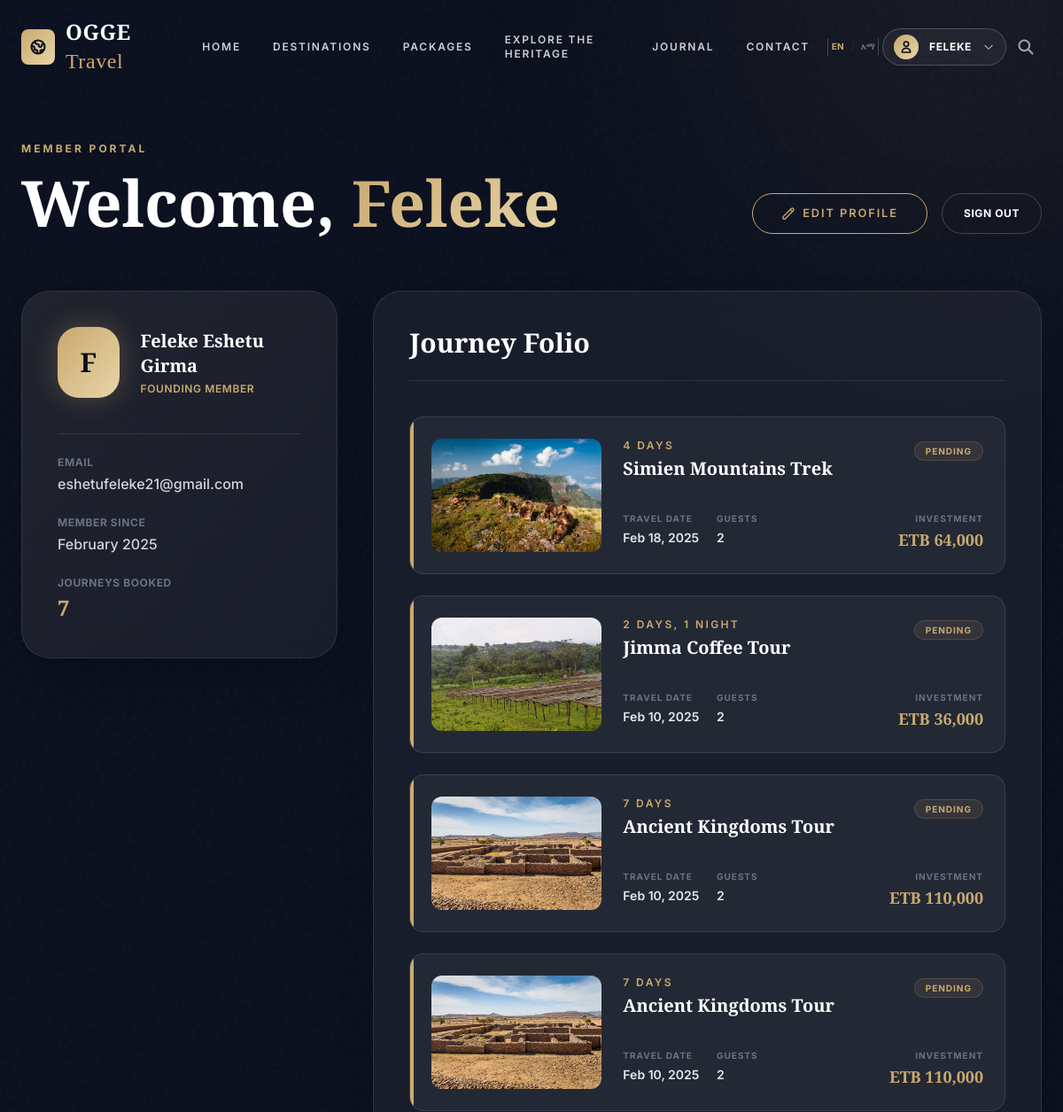
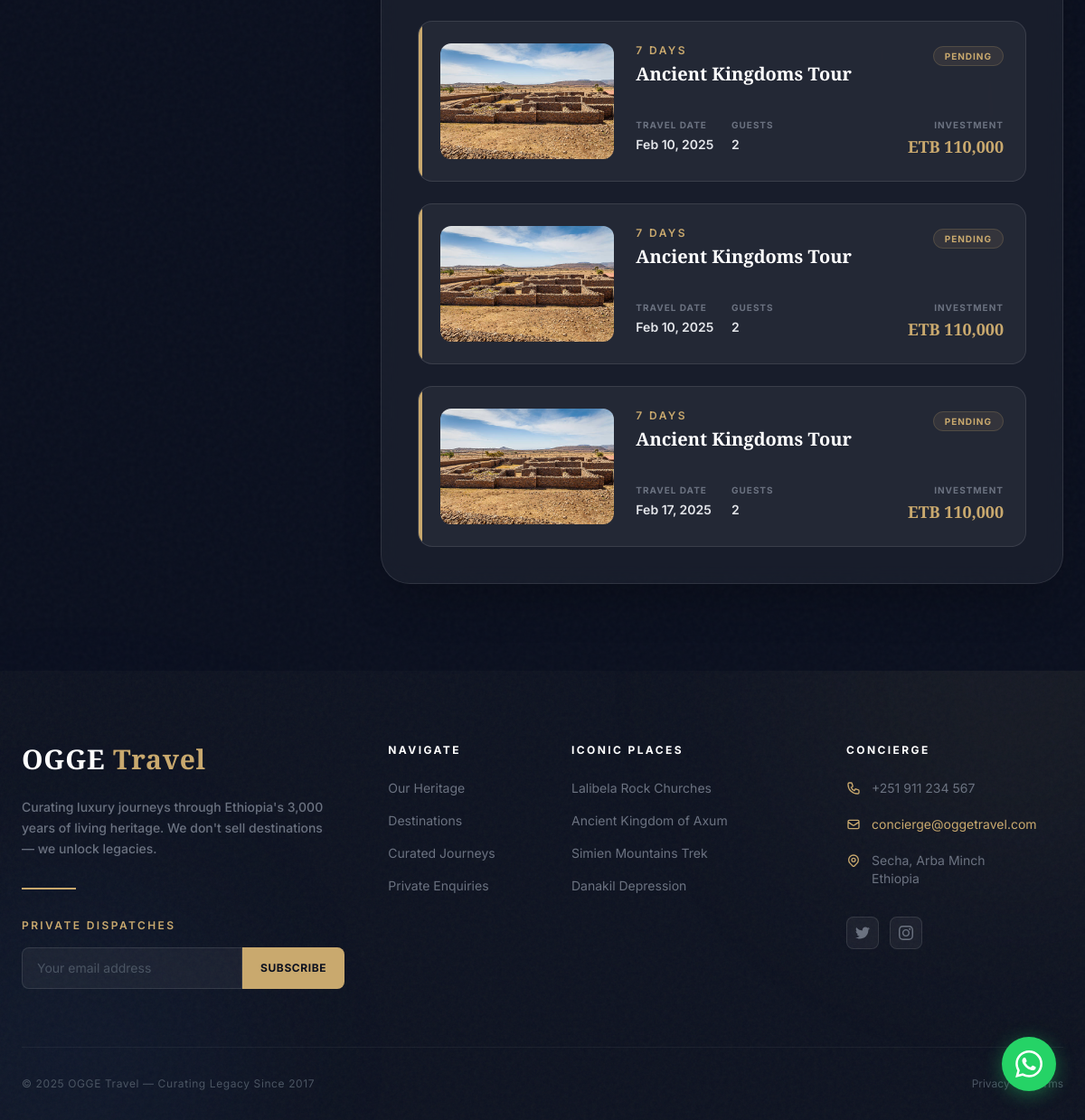
The page /pages/profile.php (signed in) on the database its author committed (2 pictures, top to bottom).
### tables this page shows
CREATE TABLE `users` (
  `id` int(11) NOT NULL,
  `name` varchar(255) NOT NULL,
  `email` varchar(255) NOT NULL,
  `password` varchar(255) NOT NULL,
  `role` varchar(50) DEFAULT 'user',
  `created_at` timestamp NOT NULL DEFAULT current_timestamp()
);

CREATE TABLE `bookings` (
  `id` int(11) NOT NULL,
  `user_id` int(11) NOT NULL,
  `package_id` int(11) NOT NULL,
  `start_date` date NOT NULL,
  `travelers` int(11) NOT NULL,
  `special_requests` text DEFAULT NULL,
  `status` enum('pending','confirmed','cancelled') DEFAULT 'pending',
  `created_at` timestamp NOT NULL DEFAULT current_timestamp()
);

CREATE TABLE `packages` (
  `id` int(11) NOT NULL,
  `title` varchar(255) NOT NULL,
  `destination_id` int(11) NOT NULL,
  `duration` varchar(100) NOT NULL,
  `price` decimal(10,2) NOT NULL,
  `image_url` varchar(255) NOT NULL,
  `created_at` timestamp NOT NULL DEFAULT current_timestamp(),
  `description` text NOT NULL
);

### pages/profile.php (the view, shortened to what this page needs)
<?php
include("../includes/db-connect.php");
$user_id = $_SESSION['user_id'];
$stmt = $db->prepare("SELECT * FROM users WHERE id = ?");
$stmt->bind_param("i", $user_id);
$stmt->execute();
$user = $stmt->get_result()->fetch_assoc();
$stmt = $db->prepare("SELECT b.*, p.title, p.image_url, p.price, p.duration FROM bookings b JOIN packages p ON b.package_id = p.id WHERE b.user_id = ? ORDER BY b.created_at DESC");
$stmt->bind_param("i", $user_id);
$stmt->execute();
$bookings = $stmt->get_result()->fetch_all(MYSQLI_ASSOC);
?>
<!DOCTYPE html>
<html lang="en">
<head>
    <script src="https://cdn.tailwindcss.com"></script>
    <link rel="stylesheet" href="../assets/css/style.css">
    <link rel="stylesheet" href="../assets/css/luxury.css">
</head>
<body class="bg-[#0a0f1e] min-h-screen grain-overlay" style="font-family:'Inter',sans-serif;">
    <?php include('../includes/header.php'); ?>
    <div class="fixed top-0 right-0 w-[600px] h-[600px] bg-[#c9a96e] rounded-full blur-[150px] opacity-[0.08] pointer-events-none z-0 -translate-y-1/2 translate-x-1/3"></div>
    <section class="relative pt-40 pb-16 z-10">
        <div class="container mx-auto px-6 max-w-7xl">
            <div class="flex flex-col md:flex-row md:items-end justify-between gap-8 reveal">
                <div>
                    <span class="text-[#c9a96e] text-xs font-bold uppercase tracking-[0.25em] block mb-4">Member Portal</span>
                    <h1 class="text-5xl md:text-7xl text-white" style="font-family:'Playfair Display',serif; font-weight:800;">
                        Welcome, <span class="text-champagne-gradient"><?= htmlspecialchars(explode(' ', $user['name'])[0]) ?></span>
                    </h1>
                </div>
                <div class="flex gap-4">
                    <a href="edit-profile.php" class="btn-outline px-6 py-3 text-xs flex items-center bg-[#0a0f1e] hover:bg-[#c9a96e] hover:text-[#0a0f1e] hover:border-[#c9a96e] transition-colors">
                        <svg class="w-4 h-4 mr-2" fill="none" stroke="currentColor" viewBox="0 0 24 24"><path stroke-linecap="round" stroke-linejoin="round" stroke-width="2" d="M15.232 5.232l3.536 3.536m-2.036-5.036a2.5 2.5 0 113.536 3.536L6.5 21.036H3v-3.572L16.732 3.732z"></path></svg>
                        Edit Profile
                    </a>
                    <a href="../includes/logout.php" class="px-6 py-3 text-xs text-white border border-white/20 rounded-full uppercase tracking-wider font-bold hover:bg-white/10 transition-colors flex items-center">
                        Sign Out
                    </a>
                </div>
            </div>
        </div>
    </section>
    <div class="container mx-auto px-6 pb-24 max-w-7xl relative z-10">
        <div class="grid lg:grid-cols-12 gap-10">
            <div class="lg:col-span-4 space-y-8">
                <div class="bg-white/5 backdrop-blur-md border border-white/10 rounded-[2rem] p-10 reveal shadow-2xl relative overflow-hidden">
                    <div class="absolute inset-0 bg-gradient-to-br from-[#c9a96e]/10 to-transparent opacity-50"></div>
                    <div class="relative z-10">
                        <div class="flex items-center gap-6 mb-10">
                            <div class="w-20 h-20 bg-gradient-to-br from-[#c9a96e] to-[#e8d5a8] rounded-[1.5rem] flex items-center justify-center shadow-[0_0_30px_rgba(201,169,110,0.3)]">
                                <span class="text-3xl font-bold text-[#0a0f1e]" style="font-family:'Playfair Display',serif;"><?= strtoupper(substr($user['name'], 0, 1)) ?></span>
                            </div>
                            <div>
                                <p class="text-white text-xl font-bold" style="font-family:'Playfair Display',serif;"><?= htmlspecialchars($user['name']) ?></p>
                                <p class="text-[#c9a96e] text-xs font-semibold uppercase tracking-wider mt-1">Founding Member</p>
                            </div>
                        </div>
                        <div class="space-y-6 pt-6 border-t border-white/10">
                            <div>
                                <p class="text-xs font-bold text-gray-500 uppercase tracking-wider mb-1">Email</p>
                                <p class="text-gray-300 font-medium break-all"><?= htmlspecialchars($user['email']) ?></p>
                            </div>
                            <div>
                                <p class="text-xs font-bold text-gray-500 uppercase tracking-wider mb-1">Member Since</p>
                                <p class="text-gray-300 font-medium"><?= date('F Y', strtotime($user['created_at'])) ?></p>
                            </div>
                            <div>
                                <p class="text-xs font-bold text-gray-500 uppercase tracking-wider mb-1">Journeys Booked</p>
                                <p class="text-[#c9a96e] text-2xl font-bold" style="font-family:'Playfair Display',serif;"><?= count($bookings) ?></p>
                            </div>
                        </div>
                    </div>
                </div>
            </div>
            <div class="lg:col-span-8">
                <div class="bg-white/5 backdrop-blur-md border border-white/10 rounded-[2rem] p-10 reveal shadow-2xl h-full">
                    <h2 class="text-3xl text-white mb-10 pb-6 border-b border-white/10" style="font-family:'Playfair Display',serif; font-weight:700;">Journey Folio</h2>
                    <?php if (empty($bookings)): ?>
                        <div class="text-center py-20">
                            <div class="w-24 h-24 bg-[#c9a96e]/10 border border-[#c9a96e]/20 rounded-full flex items-center justify-center mx-auto mb-8 shadow-[0_0_20px_rgba(201,169,110,0.1)]">
                                <svg class="w-10 h-10 text-[#c9a96e]" fill="none" stroke="currentColor" viewBox="0 0 24 24"><path stroke-linecap="round" stroke-linejoin="round" stroke-width="1.5" d="M12 19l9 2-9-18-9 18 9-2zm0 0v-8"></path></svg>
                            </div>
                            <h3 class="text-2xl text-white mb-3" style="font-family:'Playfair Display',serif; font-weight:700;">No adventures yet</h3>
                            <p class="text-gray-400 mb-10 max-w-sm mx-auto text-sm leading-relaxed">Your journey folio is currently empty. The extraordinary awaits.</p>
                            <a href="packages.php" class="btn-champagne">
                                Discover the Extraordinary
                                <svg class="w-4 h-4 ml-2" fill="none" stroke="currentColor" viewBox="0 0 24 24"><path stroke-linecap="round" stroke-linejoin="round" stroke-width="2" d="M17 8l4 4m0 0l-4 4m4-4H3"></path></svg>
                            </a>
                        </div>
                    <?php else: ?>
                        <div class="space-y-6">
                            <?php foreach ($bookings as $booking): ?>
                            <div class="group bg-white/5 border border-white/10 rounded-2xl p-6 hover:bg-white/10 transition-all duration-500 hover:border-[#c9a96e]/30 flex flex-col md:flex-row gap-6 relative overflow-hidden">
                                <?php
                                $accentColor = match($booking['status']) {
                                    'confirmed' => 'bg-green-500',
                                    'cancelled' => 'bg-red-500',
                                    default => 'bg-[#c9a96e]'
                                };
                                ?>
                                <div class="absolute left-0 top-0 bottom-0 w-1 <?= $accentColor ?>"></div>
                                <div class="w-full md:w-48 h-32 shrink-0 rounded-xl overflow-hidden relative">
                                    <img src="<?= htmlspecialchars($booking['image_url']) ?>" class="w-full h-full object-cover group-hover:scale-105 transition-transform duration-700" alt="">
                                </div>
                                <div class="flex-grow flex flex-col justify-between">
                                    <div class="flex flex-col md:flex-row md:justify-between md:items-start gap-4">
                                        <div>
                                            <p class="text-[#c9a96e] text-xs font-semibold uppercase tracking-[0.2em] mb-1">
                                                <?= htmlspecialchars($booking['duration'] ?? 'Curated Journey') ?>
                                            </p>
                                            <h4 class="text-xl text-white font-bold" style="font-family:'Playfair Display',serif;">
                                                <?= htmlspecialchars($booking['title']) ?>
                                            </h4>
                                        </div>
                                        <div class="text-left md:text-right">
                                            <?php
                                            $badgeStyle = match($booking['status']) {
                                                'confirmed' => 'text-green-400 bg-green-400/10 border-green-400/20',
                                                'cancelled' => 'text-red-400 bg-red-400/10 border-red-400/20',
                                                default => 'text-[#c9a96e] bg-[#c9a96e]/10 border-[#c9a96e]/20'
                                            };
                                            ?>
                                            <span class="px-3 py-1 text-[10px] font-bold uppercase tracking-widest rounded-full border <?= $badgeStyle ?>">
                                                <?= ucfirst($booking['status']) ?>
                                            </span>
                                        </div>
                                    </div>
                                    <div class="grid grid-cols-2 md:grid-cols-4 gap-4 mt-6">
                                        <div>
                                            <p class="text-[10px] font-bold text-gray-500 uppercase tracking-widest">Travel Date</p>
                                            <p class="text-sm font-semibold text-gray-200 mt-1"><?= date('M j, Y', strtotime($booking['start_date'])) ?></p>
                                        </div>
                                        <div>
                                            <p class="text-[10px] font-bold text-gray-500 uppercase tracking-widest">Guests</p>
                                            <p class="text-sm font-semibold text-gray-200 mt-1"><?= $booking['travelers'] ?></p>
                                        </div>
                                        <div class="md:col-span-2 md:text-right">
                                            <p class="text-[10px] font-bold text-gray-500 uppercase tracking-widest">Investment</p>
                                            <p class="text-lg font-bold text-[#c9a96e] mt-0.5" style="font-family:'Playfair Display',serif;">ETB <?= number_format($booking['price'] * $booking['travelers']) ?></p>
                                        </div>
                                    </div>
                                </div>
                            </div>
                            <?php endforeach; ?>
                        </div>
                    <?php endif; ?>
                </div>
            </div>
        </div>
    </div>
    <?php include('../includes/footer.php'); ?>
</body>
</html>

### assets/css/style.css (style rules this page uses)
html, :host { line-height: 1.5; -webkit-text-size-adjust: 100%; -moz-tab-size: 4; -o-tab-size: 4; tab-size: 4; font-family: ui-sans-serif, system-ui, sans-serif, "Apple Color Emoji", "Segoe UI Emoji", "Segoe UI Symbol", "Noto Color Emoji"; font-feature-settings: normal; font-variation-settings: normal; -webkit-tap-highlight-color: transparent; }
body { margin: 0; line-height: inherit; }
h1, h2, h3, h4, h5, h6 { font-size: inherit; font-weight: inherit; }
a { color: inherit; text-decoration: inherit; }
blockquote, dl, dd, h1, h2, h3, h4, h5, h6, hr, figure, p, pre { margin: 0; }
img, svg, video, canvas, audio, iframe, embed, object { display: block; vertical-align: middle; }
img, video { max-width: 100%; height: auto; }
.container { width: 100%; }
@media (min-width: 640px) { .container { max-width: 640px; } }
@media (min-width: 768px) { .container { max-width: 768px; } }
@media (min-width: 1024px) { .container { max-width: 1024px; } }
.absolute { position: absolute; }
.relative { position: relative; }
.inset-0 { inset: 0px; }
.bottom-0 { bottom: 0px; }
.left-0 { left: 0px; }
.right-0 { right: 0px; }
.mx-auto { margin-left: auto; margin-right: auto; }
.mb-4 { margin-bottom: 1rem; }
.mr-2 { margin-right: 0.5rem; }
.mt-6 { margin-top: 1.5rem; }
.block { display: block; }
.flex { display: flex; }
.grid { display: grid; }
.h-32 { height: 8rem; }
.h-4 { height: 1rem; }
.h-full { height: 100%; }
.min-h-screen { min-height: 100vh; }
.w-1 { width: 0.25rem; }
.w-4 { width: 1rem; }
.w-full { width: 100%; }
.flex-col { flex-direction: column; }
.items-center { align-items: center; }
.justify-center { justify-content: center; }
.justify-between { justify-content: space-between; }
.gap-4 { gap: 1rem; }
.gap-6 { gap: 1.5rem; }
.gap-8 { gap: 2rem; }
.space-y-6 > :not([hidden]) ~ :not([hidden]) { --tw-space-y-reverse: 0; margin-top: calc(1.5rem * calc(1 - var(--tw-space-y-reverse))); margin-bottom: calc(1.5rem * var(--tw-space-y-reverse)); }
.overflow-hidden { overflow: hidden; }
.rounded-2xl { border-radius: 1rem; }
.rounded-full { border-radius: 9999px; }
.rounded-xl { border-radius: 0.75rem; }
.border { border-width: 1px; }
.border-b { border-bottom-width: 1px; }
.border-t { border-top-width: 1px; }
.to-transparent { --tw-gradient-to: transparent var(--tw-gradient-to-position); }
.object-cover { -o-object-fit: cover; object-fit: cover; }
.p-6 { padding: 1.5rem; }
.px-3 { padding-left: 0.75rem; padding-right: 0.75rem; }
.px-6 { padding-left: 1.5rem; padding-right: 1.5rem; }
.py-1 { padding-top: 0.25rem; padding-bottom: 0.25rem; }
.py-3 { padding-top: 0.75rem; padding-bottom: 0.75rem; }
.text-left { text-align: left; }
.text-2xl { font-size: 1.5rem; line-height: 2rem; }
.text-3xl { font-size: 1.875rem; line-height: 2.25rem; }
.text-lg { font-size: 1.125rem; line-height: 1.75rem; }
.text-sm { font-size: 0.875rem; line-height: 1.25rem; }
.text-xl { font-size: 1.25rem; line-height: 1.75rem; }
.text-xs { font-size: 0.75rem; line-height: 1rem; }
.font-bold { font-weight: 700; }
.font-medium { font-weight: 500; }
.font-semibold { font-weight: 600; }
.uppercase { text-transform: uppercase; }
.tracking-wider { letter-spacing: 0.05em; }
.text-gray-200 { --tw-text-opacity: 1; color: rgb(229 231 235 / var(--tw-text-opacity, 1)); }
.text-gray-500 { --tw-text-opacity: 1; color: rgb(107 114 128 / var(--tw-text-opacity, 1)); }
.text-white { --tw-text-opacity: 1; color: rgb(255 255 255 / var(--tw-text-opacity, 1)); }
.opacity-50 { opacity: 0.5; }
.transition-colors { transition-property: color, background-color, border-color, text-decoration-color, fill, stroke; transition-timing-function: cubic-bezier(0.4, 0, 0.2, 1); transition-duration: 150ms; }
.transition-transform { transition-property: transform; transition-timing-function: cubic-bezier(0.4, 0, 0.2, 1); transition-duration: 150ms; }
@media (min-width: 768px) { .md\:grid-cols-4 { grid-template-columns: repeat(4, minmax(0, 1fr)); } }
@media (min-width: 768px) { .md\:flex-row { flex-direction: row; } }

### rows shown on the page
users: name "Feleke", name "F", name "Feleke Eshetu Girma", email "eshetufeleke21@gmail.com", created_at "February 2025"
bookings: package.image_url (picture), package.duration "4 DAYS", package.title "Simien Mountains Trek", status "PENDING", start_date "Feb 18, 2025", travelers "2", $booking['price'] * $booking['travelers'] "64,000"
bookings: package.image_url (picture), package.duration "2 DAYS, 1 NIGHT", package.title "Jimma Coffee Tour", status "PENDING", start_date "Feb 10, 2025", travelers "2", $booking['price'] * $booking['travelers'] "36,000"
bookings: package.image_url (picture), package.duration "7 DAYS", package.title "Ancient Kingdoms Tour", status "PENDING", start_date "Feb 10, 2025", travelers "2", $booking['price'] * $booking['travelers'] "110,000"
bookings: package.image_url (picture), package.duration "7 DAYS", package.title "Ancient Kingdoms Tour", status "PENDING", start_date "Feb 10, 2025", travelers "2", $booking['price'] * $booking['travelers'] "110,000"
bookings: package.image_url (picture), package.duration "7 DAYS", package.title "Ancient Kingdoms Tour", status "PENDING", start_date "Feb 10, 2025", travelers "2", $booking['price'] * $booking['travelers'] "110,000"
bookings: package.image_url (picture), package.duration "7 DAYS", package.title "Ancient Kingdoms Tour", status "PENDING", start_date "Feb 10, 2025", travelers "2", $booking['price'] * $booking['travelers'] "110,000"
bookings: package.image_url (picture), package.duration "7 DAYS", package.title "Ancient Kingdoms Tour", status "PENDING", start_date "Feb 17, 2025", travelers "2", $booking['price'] * $booking['travelers'] "110,000"

### other values the page prints
__t('home') "HOME"
__t('destinations') "DESTINATIONS"
__t('packages') "PACKAGES"
__t('explore') "EXPLORE THE HERITAGE"
__t('journal') "JOURNAL"
__t('contact') "CONTACT"
explode(' ', $_SESSION['user_name'] ?? 'Account')[0] "FELEKE"
count($bookings) "7"
